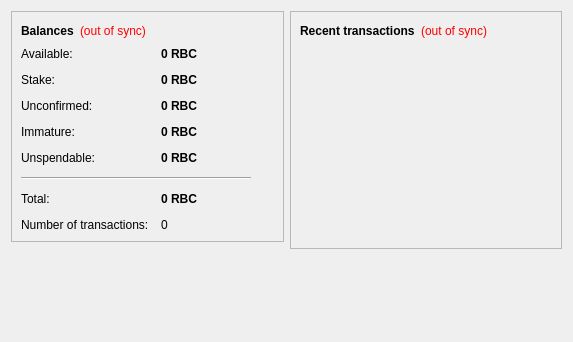
<?xml version="1.0" encoding="UTF-8"?>
<ui version="4.0">
 <class>OverviewPage</class>
 <widget class="QWidget" name="OverviewPage">
  <property name="geometry">
   <rect>
    <x>0</x>
    <y>0</y>
    <width>573</width>
    <height>342</height>
   </rect>
  </property>
  <property name="windowTitle">
   <string>Form</string>
  </property>
  <layout class="QHBoxLayout" name="horizontalLayout" stretch="1,1">
   <item>
    <layout class="QVBoxLayout" name="verticalLayout_2">
     <item>
      <widget class="QFrame" name="frame">
       <property name="frameShape">
        <enum>QFrame::StyledPanel</enum>
       </property>
       <property name="frameShadow">
        <enum>QFrame::Raised</enum>
       </property>
       <layout class="QVBoxLayout" name="verticalLayout_4">
        <item>
         <layout class="QHBoxLayout" name="horizontalLayout_4">
          <item>
           <widget class="QLabel" name="label_5">
            <property name="font">
             <font>
              <weight>75</weight>
              <bold>true</bold>
             </font>
            </property>
            <property name="text">
             <string>Balances</string>
            </property>
           </widget>
          </item>
          <item>
           <widget class="QLabel" name="labelWalletStatus">
            <property name="toolTip">
             <string>The displayed information may be out of date. Your wallet automatically synchronizes with the Rubcoin network after a connection is established, but this process has not completed yet.</string>
            </property>
            <property name="styleSheet">
             <string notr="true">QLabel { color: red; }</string>
            </property>
            <property name="text">
             <string notr="true">(out of sync)</string>
            </property>
            <property name="alignment">
             <set>Qt::AlignLeading|Qt::AlignLeft|Qt::AlignVCenter</set>
            </property>
           </widget>
          </item>
          <item>
           <spacer name="horizontalSpacer_2">
            <property name="orientation">
             <enum>Qt::Horizontal</enum>
            </property>
            <property name="sizeHint" stdset="0">
             <size>
              <width>40</width>
              <height>20</height>
             </size>
            </property>
           </spacer>
          </item>
         </layout>
        </item>
        <item>
         <layout class="QFormLayout" name="formLayout_2">
          <property name="fieldGrowthPolicy">
           <enum>QFormLayout::AllNonFixedFieldsGrow</enum>
          </property>
          <property name="horizontalSpacing">
           <number>12</number>
          </property>
          <property name="verticalSpacing">
           <number>12</number>
          </property>
          <item row="0" column="0">
           <widget class="QLabel" name="labelAvailableText">
            <property name="toolTip">
             <string>Your current available balance</string>
            </property>
            <property name="text">
             <string>Available:</string>
            </property>
           </widget>
          </item>
          <item row="0" column="1">
           <widget class="QLabel" name="labelAvailable">
            <property name="font">
             <font>
              <weight>75</weight>
              <bold>true</bold>
             </font>
            </property>
            <property name="cursor">
             <cursorShape>IBeamCursor</cursorShape>
            </property>
            <property name="toolTip">
             <string>Your current available balance</string>
            </property>
            <property name="text">
             <string notr="true">0 RBC</string>
            </property>
            <property name="alignment">
             <set>Qt::AlignLeading|Qt::AlignLeft|Qt::AlignVCenter</set>
            </property>
            <property name="textInteractionFlags">
             <set>Qt::LinksAccessibleByMouse|Qt::TextSelectableByKeyboard|Qt::TextSelectableByMouse</set>
            </property>
           </widget>
          </item>
          <item row="1" column="0">
           <widget class="QLabel" name="label_6">
            <property name="toolTip">
             <string>Total of coins that was staked, and do not yet count toward the current balance</string>
            </property>
            <property name="text">
             <string>Stake:</string>
            </property>
           </widget>
          </item>
          <item row="1" column="1">
           <widget class="QLabel" name="labelStake">
            <property name="font">
             <font>
              <weight>75</weight>
              <bold>true</bold>
             </font>
            </property>
            <property name="cursor">
             <cursorShape>IBeamCursor</cursorShape>
            </property>
            <property name="toolTip">
             <string>Total of coins that was staked, and do not yet count toward the current balance</string>
            </property>
            <property name="text">
             <string notr="true">0 RBC</string>
            </property>
            <property name="alignment">
             <set>Qt::AlignLeading|Qt::AlignLeft|Qt::AlignVCenter</set>
            </property>
            <property name="textInteractionFlags">
             <set>Qt::LinksAccessibleByMouse|Qt::TextSelectableByKeyboard|Qt::TextSelectableByMouse</set>
            </property>
           </widget>
          </item>
          <item row="2" column="0">
           <widget class="QLabel" name="label_3">
            <property name="toolTip">
             <string>Total of transactions that have yet to be confirmed, and do not yet count toward the current balance</string>
            </property>
            <property name="text">
             <string>Unconfirmed:</string>
            </property>
           </widget>
          </item>
          <item row="2" column="1">
           <widget class="QLabel" name="labelUnconfirmed">
            <property name="font">
             <font>
              <weight>75</weight>
              <bold>true</bold>
             </font>
            </property>
            <property name="cursor">
             <cursorShape>IBeamCursor</cursorShape>
            </property>
            <property name="toolTip">
             <string>Total of transactions that have yet to be confirmed, and do not yet count toward the current balance</string>
            </property>
            <property name="text">
             <string notr="true">0 RBC</string>
            </property>
            <property name="alignment">
             <set>Qt::AlignLeading|Qt::AlignLeft|Qt::AlignVCenter</set>
            </property>
            <property name="textInteractionFlags">
             <set>Qt::LinksAccessibleByMouse|Qt::TextSelectableByKeyboard|Qt::TextSelectableByMouse</set>
            </property>
           </widget>
          </item>
          <item row="3" column="0">
           <widget class="QLabel" name="labelImmatureText">
            <property name="toolTip">
             <string>Mined balance that has not yet matured</string>
            </property>
            <property name="text">
             <string>Immature:</string>
            </property>
           </widget>
          </item>
          <item row="3" column="1">
           <widget class="QLabel" name="labelImmature">
            <property name="font">
             <font>
              <weight>75</weight>
              <bold>true</bold>
             </font>
            </property>
            <property name="toolTip">
             <string>Mined balance that has not yet matured</string>
            </property>
            <property name="text">
             <string notr="true">0 RBC</string>
            </property>
            <property name="alignment">
             <set>Qt::AlignLeading|Qt::AlignLeft|Qt::AlignVCenter</set>
            </property>
            <property name="textInteractionFlags">
             <set>Qt::LinksAccessibleByMouse|Qt::TextSelectableByKeyboard|Qt::TextSelectableByMouse</set>
            </property>
           </widget>
          </item>
          <item row="4" column="0">
           <widget class="QLabel" name="labelBalanceWatchOnlyText">
            <property name="toolTip">
             <string>Your unspendable balance</string>
            </property>
            <property name="text">
             <string>Unspendable:</string>
            </property>
           </widget>
          </item>
          <item row="4" column="1">
           <widget class="QLabel" name="labelBalanceWatchOnly">
            <property name="font">
             <font>
              <weight>75</weight>
              <bold>true</bold>
             </font>
            </property>
            <property name="cursor">
             <cursorShape>IBeamCursor</cursorShape>
            </property>
            <property name="toolTip">
             <string>Your unspendable balance</string>
            </property>
            <property name="text">
             <string notr="true">0 RBC</string>
            </property>
            <property name="alignment">
             <set>Qt::AlignLeading|Qt::AlignLeft|Qt::AlignVCenter</set>
            </property>
            <property name="textInteractionFlags">
             <set>Qt::LinksAccessibleByMouse|Qt::TextSelectableByKeyboard|Qt::TextSelectableByMouse</set>
            </property>
           </widget>
          </item>
          <item row="5" column="0" colspan="2">
           <widget class="Line" name="line">
            <property name="maximumSize">
             <size>
              <width>230</width>
              <height>16777215</height>
             </size>
            </property>
            <property name="orientation">
             <enum>Qt::Horizontal</enum>
            </property>
           </widget>
          </item>
          <item row="6" column="0">
           <widget class="QLabel" name="labelTotalText">
            <property name="toolTip">
             <string>Your current total balance</string>
            </property>
            <property name="text">
             <string>Total:</string>
            </property>
           </widget>
          </item>
          <item row="6" column="1">
           <widget class="QLabel" name="labelTotal">
            <property name="font">
             <font>
              <weight>75</weight>
              <bold>true</bold>
             </font>
            </property>
            <property name="toolTip">
             <string>Your current total balance</string>
            </property>
            <property name="text">
             <string notr="true">0 RBC</string>
            </property>
            <property name="alignment">
             <set>Qt::AlignLeading|Qt::AlignLeft|Qt::AlignVCenter</set>
            </property>
            <property name="textInteractionFlags">
             <set>Qt::LinksAccessibleByMouse|Qt::TextSelectableByKeyboard|Qt::TextSelectableByMouse</set>
            </property>
           </widget>
          </item>
          <item row="7" column="0">
           <widget class="QLabel" name="label_2">
            <property name="toolTip">
             <string>Total number of transactions in wallet</string>
            </property>
            <property name="text">
             <string>Number of transactions:</string>
            </property>
           </widget>
          </item>
          <item row="7" column="1">
           <widget class="QLabel" name="labelNumTransactions">
            <property name="toolTip">
             <string>Total number of transactions in wallet</string>
            </property>
            <property name="text">
             <string notr="true">0</string>
            </property>
           </widget>
          </item>
         </layout>
        </item>
       </layout>
      </widget>
     </item>
     <item>
      <spacer name="verticalSpacer">
       <property name="orientation">
        <enum>Qt::Vertical</enum>
       </property>
       <property name="sizeHint" stdset="0">
        <size>
         <width>20</width>
         <height>40</height>
        </size>
       </property>
      </spacer>
     </item>
    </layout>
   </item>
   <item>
    <layout class="QVBoxLayout" name="verticalLayout_3">
     <item>
      <widget class="QFrame" name="frame_2">
       <property name="frameShape">
        <enum>QFrame::StyledPanel</enum>
       </property>
       <property name="frameShadow">
        <enum>QFrame::Raised</enum>
       </property>
       <layout class="QVBoxLayout" name="verticalLayout">
        <item>
         <layout class="QHBoxLayout" name="horizontalLayout_2">
          <item>
           <widget class="QLabel" name="label_4">
            <property name="text">
             <string>&lt;b&gt;Recent transactions&lt;/b&gt;</string>
            </property>
           </widget>
          </item>
          <item>
           <widget class="QLabel" name="labelTransactionsStatus">
            <property name="toolTip">
             <string>The displayed information may be out of date. Your wallet automatically synchronizes with the Rubcoin network after a connection is established, but this process has not completed yet.</string>
            </property>
            <property name="styleSheet">
             <string notr="true">QLabel { color: red; }</string>
            </property>
            <property name="text">
             <string notr="true">(out of sync)</string>
            </property>
            <property name="alignment">
             <set>Qt::AlignRight|Qt::AlignTrailing|Qt::AlignVCenter</set>
            </property>
           </widget>
          </item>
          <item>
           <spacer name="horizontalSpacer">
            <property name="orientation">
             <enum>Qt::Horizontal</enum>
            </property>
            <property name="sizeHint" stdset="0">
             <size>
              <width>40</width>
              <height>20</height>
             </size>
            </property>
           </spacer>
          </item>
         </layout>
        </item>
        <item>
         <widget class="QListView" name="listTransactions">
          <property name="styleSheet">
           <string notr="true">QListView { background: transparent; }</string>
          </property>
          <property name="frameShape">
           <enum>QFrame::NoFrame</enum>
          </property>
          <property name="verticalScrollBarPolicy">
           <enum>Qt::ScrollBarAlwaysOff</enum>
          </property>
          <property name="horizontalScrollBarPolicy">
           <enum>Qt::ScrollBarAlwaysOff</enum>
          </property>
          <property name="selectionMode">
           <enum>QAbstractItemView::NoSelection</enum>
          </property>
         </widget>
        </item>
       </layout>
      </widget>
     </item>
     <item>
      <spacer name="verticalSpacer_2">
       <property name="orientation">
        <enum>Qt::Vertical</enum>
       </property>
       <property name="sizeHint" stdset="0">
        <size>
         <width>20</width>
         <height>40</height>
        </size>
       </property>
      </spacer>
     </item>
    </layout>
   </item>
  </layout>
 </widget>
 <resources/>
 <connections/>
</ui>
